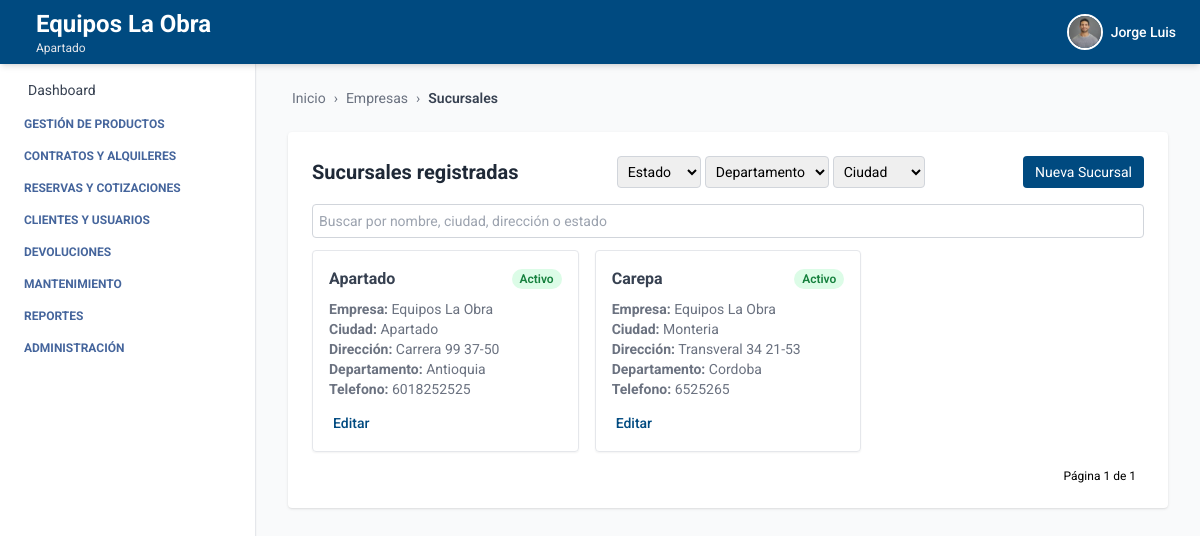
The app's page /empresa/sucursales/ (signed in) with its own data.
### autenticacion/models.py (models this page shows, shortened)
class Usuario(AbstractUser):
    telefono = models.CharField(max_length=20, blank=True, null=True)
    empresa = models.ForeignKey(Empresa, on_delete=models.SET_NULL, null=True, blank=True)
    sucursal = models.ForeignKey(Sucursal, on_delete=models.SET_NULL, null=True, blank=True)
    ESTADOS = [
        ("activo", "Activo"),
        ("inactivo", "Inactivo"),
    ]
    estado = models.CharField(max_length=10, choices=ESTADOS, default="activo")
    foto_perfil = models.ImageField(upload_to='usuarios/img/', blank=True, null=True)
    groups = models.ManyToManyField(
        Group,
        related_name='usuarios',  # Evita conflicto con 'user_set'
        blank=True,
        help_text='The groups this user belongs to.',
        verbose_name='groups'
    )
    user_permissions = models.ManyToManyField(
        Permission,
        related_name='usuarios',  # Evita conflicto con 'user_set'
        blank=True,
        help_text='Specific permissions for this user.',
        verbose_name='user permissions'
    )

### empresa/models.py (models this page shows, shortened)
class Empresa(models.Model):
    ESTADOS = [
        ("activo", "Activo"),
        ("inactivo", "Inactivo"),
    ]
    nombre = models.CharField(max_length=100)
    nit = models.CharField(max_length=50, unique=True)
    ciudad = models.CharField(max_length=100, blank=True, null=True)
    direccion = models.CharField(max_length=255, blank=True, null=True)
    departamento = models.CharField(max_length=100, blank=True, null=True)
    telefono = models.CharField(max_length=20, blank=True, null=True)
    estado = models.CharField(max_length=20, choices=ESTADOS, default="activo")
    logo = models.ImageField(upload_to='empresas/img/', blank=True, null=True)

class Sucursal(models.Model):
    ESTADOS = [
        ("activo", "Activo"),
        ("inactivo", "Inactivo"),
    ]
    empresa = models.ForeignKey(Empresa, related_name='sucursales', on_delete=models.CASCADE)
    nombre = models.CharField(max_length=100)
    ciudad = models.CharField(max_length=100)
    direccion = models.CharField(max_length=255)
    departamento = models.CharField(max_length=100, blank=True, null=True)
    telefono = models.CharField(max_length=20, blank=True, null=True)
    estado = models.CharField(max_length=20, choices=ESTADOS, default="activo")

### empresa/views.py (the view, shortened to what this page needs)
# urls.py: path('sucursales/', SucursalListView.as_view(), name='sucursal_list'),
class SucursalListView(LoginRequiredMixin, BreadcrumbMixin, ListView):
    model = Sucursal
    template_name = 'sucursal_list.html'
    ordering = ['nombre']  # Orden alfabético por nombre de sucursal
    paginate_by = 10
    breadcrumb_items = [("Empresas", reverse_lazy("empresa_list")),
                        ("Sucursales", None)]
    def get_queryset(self):
        queryset = super().get_queryset()
        query = self.request.GET.get("q")
        estado = self.request.GET.get("estado")
        departamento = self.request.GET.get("departamento")
        ciudad = self.request.GET.get("ciudad")
        if estado:
            queryset = queryset.filter(estado=estado)
        if departamento:
            queryset = queryset.filter(departamento__icontains=departamento)
        if ciudad:
            queryset = queryset.filter(ciudad__icontains=ciudad)
        return queryset
    def get_context_data(self, **kwargs):
        context = super().get_context_data(**kwargs)
        context["estados"] = Sucursal.ESTADOS
        context["ciudades"] = Sucursal.objects.values_list("ciudad", flat=True).distinct().order_by("ciudad")
        context["departamentos"] = Sucursal.objects.values_list("departamento", flat=True).distinct().order_by("departamento")
        context['sucursales'] = Sucursal.objects.filter(empresa=self.request.user.empresa)
        return context

### core/views.py (called while the page is built)
    def get_context_data(self, **kwargs):
        context = super().get_context_data(**kwargs)
        context["home"] = self.home_url
        context["breadcrumb_items"] = self.breadcrumb_items
        return context

### empresa/templates/sucursal_list.html (shortened to what this page needs)
{% extends "index.html" %}
{% block breadcrumb %}
  {% include "breadcrumb.html" with home='/' breadcrumbs=breadcrumb_items %}
{% endblock %}
{% block content %}
<div class="max-w-5xl mx-auto mt-6 bg-white p-6 rounded shadow">
  <div class="flex justify-between items-center mb-4">
    <h2 class="text-xl font-bold text-gray-800">Sucursales registradas</h2>
    <form id="filtersForm">
      <select name="estado" onchange="document.getElementById('filtersForm').submit()" class="text-sm p-1.5 border border-gray-300 rounded">
        <option value="">Estado</option>
      </select>
      <select name="departamento" onchange="document.getElementById('filtersForm').submit()" class="text-sm p-1.5 border border-gray-300 rounded">
        <option value="">Departamento</option>
      </select>
      <select name="ciudad" onchange="document.getElementById('filtersForm').submit()" class="text-sm p-1.5 border border-gray-300 rounded">
        <option value="">Ciudad</option>
      </select>
    </form>
    <a href="{% url 'crear_sucursal' %}" class="bg-[var(--primary-color)] text-white px-3 py-1.5 text-sm rounded hover:bg-blue-700 transition">
      Nueva Sucursal
    </a>
  </div>
  <form method="get" class="mb-3">
    <input type="text" name="q" placeholder="Buscar por nombre, ciudad, dirección o estado" value="{{ request.GET.q }}" class="w-full text-sm p-1.5 border border-gray-300 rounded focus:outline-none focus:ring-2 focus:ring-[var(--primary-color)]" />
  </form>
  {% if sucursales %}
  <div class="grid grid-cols-1 md:grid-cols-2 lg:grid-cols-3 gap-4">
    {% for sucursal in sucursales %}
    <div class="border rounded shadow-sm p-4 hover:shadow-lg transition">
      <div class="mb-2 flex justify-between items-center">
        <h3 class="font-bold text-gray-700">{{ sucursal.nombre }}</h3>
        <span class="text-xs font-semibold px-2 py-0.5 rounded-full
          {% if sucursal.estado == 'activo' %}
            bg-green-100 text-green-700
          {% else %}
            bg-red-100 text-red-700
          {% endif %}">
          {{ sucursal.get_estado_display }}
        </span>
      </div>
      <p class="text-sm text-gray-500"><strong>Empresa:</strong> {{ sucursal.empresa.nombre }}</p>
      <p class="text-sm text-gray-500"><strong>Ciudad:</strong> {{ sucursal.ciudad }}</p>
      <p class="text-sm text-gray-500"><strong>Dirección:</strong> {{ sucursal.direccion }}</p>
      <p class="text-sm text-gray-500"><strong>Departamento:</strong> {{ sucursal.departamento }}</p>
      <p class="text-sm text-gray-500"><strong>Telefono:</strong> {{ sucursal.telefono }}</p>
      <div class="mt-3">
        <a href="{% url 'editar_sucursal' sucursal.id %}" class="text-sm font-medium text-[var(--primary-color)] hover:underline">Editar</a>
      </div>
    </div>
    {% endfor %}
  </div>
  {% else %}
    <p class="text-gray-600">No hay sucursales registradas.</p>
  {% endif %}
  <div class="mt-4 flex justify-end text-xs">
    <span class="mx-2">Página {{ page_obj.number }} de {{ page_obj.paginator.num_pages }}</span>
  </div>
</div>
{% endblock %}

### core/templates/header.html (shortened to what this page needs)
<header class="bg-[var(--primary-color)] shadow-md w-full h-16 flex items-center px-6 justify-between fixed top-0 left-0 z-10">
  <h1 class="text-white flex items-center gap-3 leading-tight">
    <div class="leading-tight">
  {% if request.user.is_authenticated %}
    {% if request.user.empresa %}
      <span class="text-xl sm:text-2xl font-bold block">
        {{ request.user.empresa.nombre }}
      </span>
    {% endif %}
    {% if request.user.sucursal %}
      <span class="text-xs text-gray-200 block">
        {{ request.user.sucursal.nombre }}
      </span>
    {% endif %}
  {% else %}
    <span class="text-xl text-gray-200 block">Gestión inteligente de Equipos</span>
  {% endif %}
</div>
  </h1>
  {% if request.user.is_authenticated %}
  <div x-data="{ open: false }" class="relative flex items-center space-x-3 cursor-pointer" @click.away="open = false">
    <button @click="open = !open" class="flex items-center space-x-2 focus:outline-none">
      {% if request.user.foto_perfil %}
        <img src="{{ request.user.foto_perfil.url }}" alt="Perfil" class="w-9 h-9 rounded-full object-cover border-2 border-white" />
      {% else %}
        <div class="w-9 h-9 rounded-full bg-white text-[var(--primary-color)] flex items-center justify-center font-bold text-sm">
          {{ request.user.first_name|first }}{{ request.user.last_name|first }}
        </div>
      {% endif %}
      <span class="text-white hidden sm:block text-sm font-medium">{{ request.user.first_name }}</span>
    </button>
  </div>
  {% endif %}
</header>

### core/templates/index.html (style rules this page uses)
:root { --primary-color: #004a80; --text-aside-color: rgb(69, 101, 156); }
body { font-family: 'Roboto', sans-serif; }

### records on screen
Usuario: user.empresa.nombre "Equipos La Obra", user.sucursal.nombre "Apartado", user.foto_perfil (picture), user.first_name "Jorge Luis"
Sucursal: nombre "Apartado", estado "Activo", empresa.nombre "Equipos La Obra", ciudad "Apartado", direccion "Carrera 99 37-50", departamento "Antioquia", telefono "6018252525"
Sucursal: nombre "Carepa", estado "Activo", empresa.nombre "Equipos La Obra", ciudad "Monteria", direccion "Transveral 34 21-53", departamento "Cordoba", telefono "6525265"

### other values on screen
{{ label }} "Empresas"
{{ label }} "Sucursales"
{{ page_obj.number }} "1"
{{ page_obj.paginator.num_pages }} "1"
